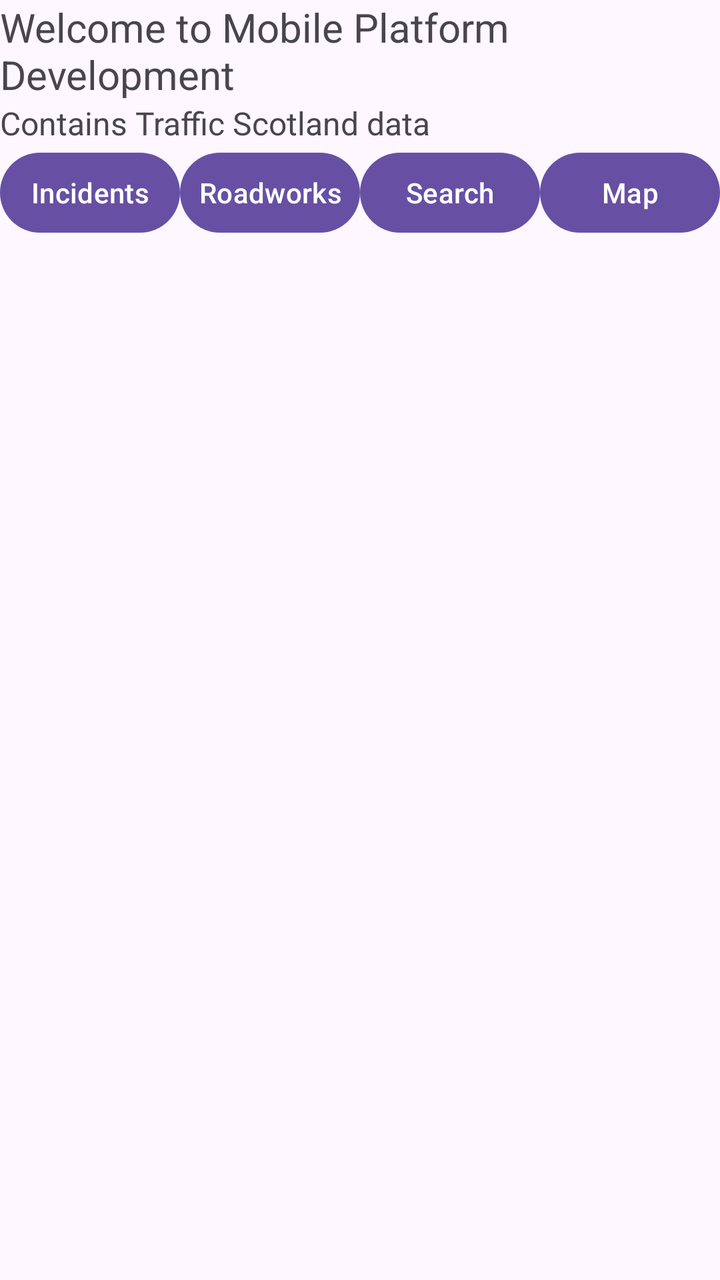
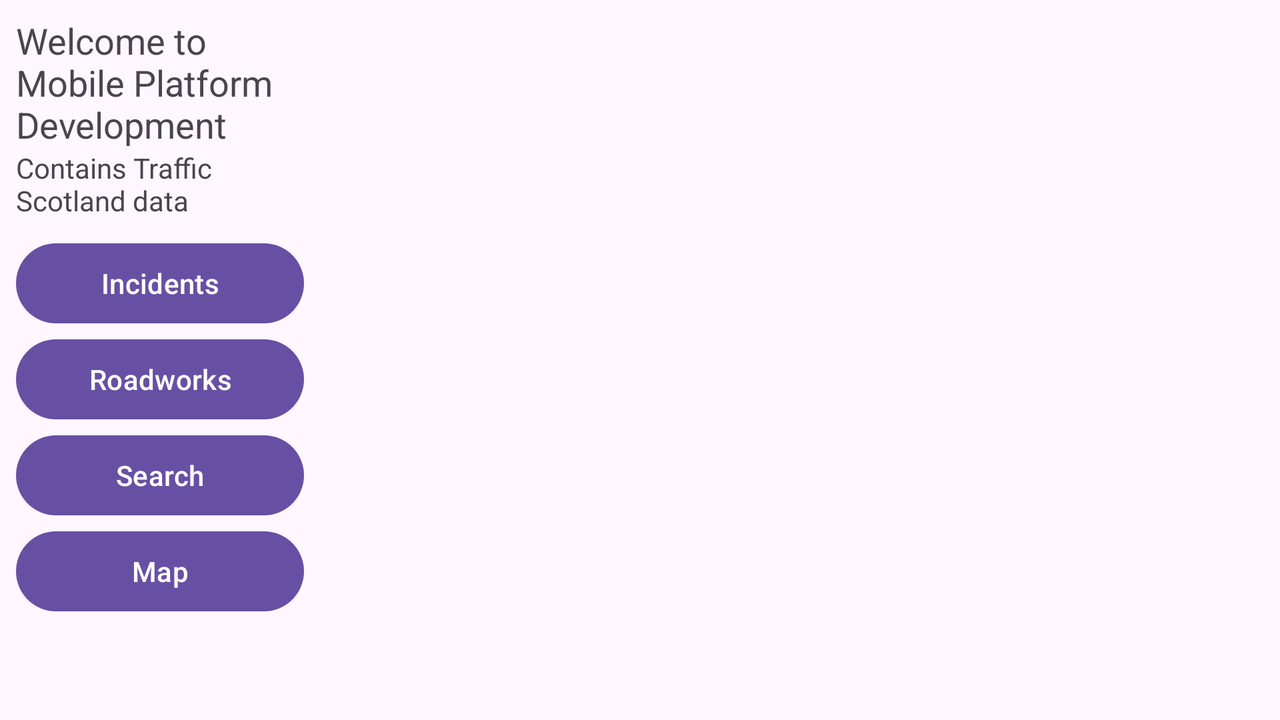

First picture: res/layout/ on a phone held upright. Second picture: the repository's own variant of that layout, on a device whose configuration matches the variant's folder. Source for both follows.
<!-- AndroidManifest.xml: application theme Theme.Cox_Caitlin_S2326984 -->
<!-- res/layout/activity_main.xml -->
<?xml version="1.0" encoding="utf-8"?>
<LinearLayout xmlns:android="http://schemas.android.com/apk/res/android"
    android:id="@+id/main"
    android:orientation="vertical"
    android:layout_width="match_parent"
    android:layout_height="match_parent">

    <TextView
        android:id="@+id/salutation"
        android:layout_width="match_parent"
        android:layout_height="wrap_content"
        android:textSize="20sp"
        android:text="Welcome to Mobile Platform Development"
        />
    <TextView
        android:id="@+id/acknowledgement"
        android:layout_width="match_parent"
        android:layout_height="wrap_content"
        android:textSize="16sp"
        android:text="Contains Traffic Scotland data"
        />

    
    <LinearLayout
        android:orientation="horizontal"
        android:layout_width="match_parent"
        android:layout_height="wrap_content">

        <Button
            android:id="@+id/frbutton1"
            android:layout_width="0dp"
            android:layout_height="wrap_content"
            android:layout_weight="1"
            android:paddingLeft="2dp"
            android:paddingRight="2dp"
            android:text="Incidents"
            />

        <Button
            android:id="@+id/frbutton2"
            android:layout_width="0dp"
            android:layout_height="wrap_content"
            android:layout_weight="1"
            android:paddingLeft="2dp"
            android:paddingRight="2dp"
            android:text="Roadworks" />

        <Button
            android:id="@+id/frbutton3"
            android:layout_width="0dp"
            android:layout_height="wrap_content"
            android:layout_weight="1"
            android:paddingLeft="2dp"
            android:paddingRight="2dp"
            android:text="Search" />

        <Button
            android:id="@+id/frbutton4"
            android:layout_width="0dp"
            android:layout_height="wrap_content"
            android:layout_weight="1"
            android:paddingLeft="2dp"
            android:paddingRight="2dp"
            android:text="Map"
            />
    </LinearLayout>

    
    <FrameLayout
        android:id="@+id/fragholder"
        android:layout_width="match_parent"
        android:layout_height="0dp"
        android:layout_weight="1"
        />
</LinearLayout>
<!-- resources referenced by this layout -->
<resources>
  <style name="Theme.Cox_Caitlin_S2326984" parent="Base.Theme.Cox_Caitlin_S2326984" />
  <style name="Base.Theme.Cox_Caitlin_S2326984" parent="Theme.Material3.DayNight.NoActionBar">
      </style>
</resources>
<!-- res/layout-land/activity_main.xml (the repository's variant of the layout above) -->
<!-- drawn on the phone turned sideways -->
<?xml version="1.0" encoding="utf-8"?>
<LinearLayout xmlns:android="http://schemas.android.com/apk/res/android"
    android:id="@+id/main"
    android:orientation="horizontal"
    android:layout_width="match_parent"
    android:layout_height="match_parent">

    
    <LinearLayout
        android:orientation="vertical"
        android:layout_width="0dp"
        android:layout_height="match_parent"
        android:layout_weight="1"
        android:padding="8dp">

        <TextView
            android:id="@+id/salutation"
            android:layout_width="match_parent"
            android:layout_height="wrap_content"
            android:textSize="18sp"
            android:text="Welcome to Mobile Platform Development"
            />
        <TextView
            android:id="@+id/acknowledgement"
            android:layout_width="match_parent"
            android:layout_height="wrap_content"
            android:textSize="14sp"
            android:text="Contains Traffic Scotland data"
            />

        
        <Button
            android:id="@+id/frbutton1"
            android:layout_width="match_parent"
            android:layout_height="wrap_content"
            android:layout_marginTop="8dp"
            android:text="Incidents"
            />
        <Button
            android:id="@+id/frbutton2"
            android:layout_width="match_parent"
            android:layout_height="wrap_content"
            android:text="Roadworks"
            />
        <Button
            android:id="@+id/frbutton3"
            android:layout_width="match_parent"
            android:layout_height="wrap_content"
            android:text="Search"
            />
        <Button
            android:id="@+id/frbutton4"
            android:layout_width="match_parent"
            android:layout_height="wrap_content"
            android:text="Map"
            />
    </LinearLayout>

    
    <FrameLayout
        android:id="@+id/fragholder"
        android:layout_width="0dp"
        android:layout_height="match_parent"
        android:layout_weight="3"
        />
</LinearLayout>
